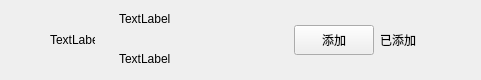
<?xml version="1.0" encoding="UTF-8"?>
<ui version="4.0">
 <class>ApplyFriendItem</class>
 <widget class="QWidget" name="ApplyFriendItem">
  <property name="geometry">
   <rect>
    <x>0</x>
    <y>0</y>
    <width>481</width>
    <height>80</height>
   </rect>
  </property>
  <property name="maximumSize">
   <size>
    <width>16777215</width>
    <height>80</height>
   </size>
  </property>
  <property name="windowTitle">
   <string>Form</string>
  </property>
  <layout class="QHBoxLayout" name="horizontalLayout">
   <property name="spacing">
    <number>6</number>
   </property>
   <property name="leftMargin">
    <number>0</number>
   </property>
   <property name="topMargin">
    <number>0</number>
   </property>
   <property name="rightMargin">
    <number>0</number>
   </property>
   <property name="bottomMargin">
    <number>0</number>
   </property>
   <item>
    <spacer name="horizontalSpacer">
     <property name="orientation">
      <enum>Qt::Orientation::Horizontal</enum>
     </property>
     <property name="sizeType">
      <enum>QSizePolicy::Policy::Fixed</enum>
     </property>
     <property name="sizeHint" stdset="0">
      <size>
       <width>50</width>
       <height>20</height>
      </size>
     </property>
    </spacer>
   </item>
   <item>
    <widget class="QLabel" name="icon_lb">
     <property name="minimumSize">
      <size>
       <width>45</width>
       <height>45</height>
      </size>
     </property>
     <property name="maximumSize">
      <size>
       <width>45</width>
       <height>45</height>
      </size>
     </property>
     <property name="text">
      <string>TextLabel</string>
     </property>
    </widget>
   </item>
   <item>
    <widget class="QWidget" name="widget_2" native="true">
     <layout class="QHBoxLayout" name="horizontalLayout_2">
      <property name="topMargin">
       <number>2</number>
      </property>
      <property name="rightMargin">
       <number>11</number>
      </property>
      <property name="bottomMargin">
       <number>2</number>
      </property>
      <item>
       <widget class="QWidget" name="widget" native="true">
        <layout class="QVBoxLayout" name="verticalLayout">
         <property name="spacing">
          <number>10</number>
         </property>
         <property name="topMargin">
          <number>2</number>
         </property>
         <property name="bottomMargin">
          <number>2</number>
         </property>
         <item>
          <widget class="QLabel" name="user_name_lb">
           <property name="minimumSize">
            <size>
             <width>100</width>
             <height>30</height>
            </size>
           </property>
           <property name="maximumSize">
            <size>
             <width>200</width>
             <height>30</height>
            </size>
           </property>
           <property name="text">
            <string>TextLabel</string>
           </property>
          </widget>
         </item>
         <item>
          <widget class="QLabel" name="user_chat_lb">
           <property name="minimumSize">
            <size>
             <width>100</width>
             <height>30</height>
            </size>
           </property>
           <property name="maximumSize">
            <size>
             <width>200</width>
             <height>30</height>
            </size>
           </property>
           <property name="text">
            <string>TextLabel</string>
           </property>
          </widget>
         </item>
        </layout>
       </widget>
      </item>
      <item>
       <spacer name="horizontalSpacer_3">
        <property name="orientation">
         <enum>Qt::Orientation::Horizontal</enum>
        </property>
        <property name="sizeHint" stdset="0">
         <size>
          <width>40</width>
          <height>20</height>
         </size>
        </property>
       </spacer>
      </item>
      <item>
       <widget class="ClickedBtn" name="addBtn">
        <property name="minimumSize">
         <size>
          <width>80</width>
          <height>30</height>
         </size>
        </property>
        <property name="maximumSize">
         <size>
          <width>80</width>
          <height>30</height>
         </size>
        </property>
        <property name="text">
         <string>添加</string>
        </property>
       </widget>
      </item>
      <item>
       <widget class="QLabel" name="already_add_lb">
        <property name="minimumSize">
         <size>
          <width>40</width>
          <height>0</height>
         </size>
        </property>
        <property name="text">
         <string>已添加</string>
        </property>
       </widget>
      </item>
      <item>
       <spacer name="horizontalSpacer_2">
        <property name="orientation">
         <enum>Qt::Orientation::Horizontal</enum>
        </property>
        <property name="sizeType">
         <enum>QSizePolicy::Policy::Fixed</enum>
        </property>
        <property name="sizeHint" stdset="0">
         <size>
          <width>50</width>
          <height>20</height>
         </size>
        </property>
       </spacer>
      </item>
     </layout>
    </widget>
   </item>
  </layout>
 </widget>
 <customwidgets>
  <customwidget>
   <class>ClickedBtn</class>
   <extends>QPushButton</extends>
   <header location="global">clickedbtn.h</header>
  </customwidget>
 </customwidgets>
 <resources/>
 <connections/>
</ui>
